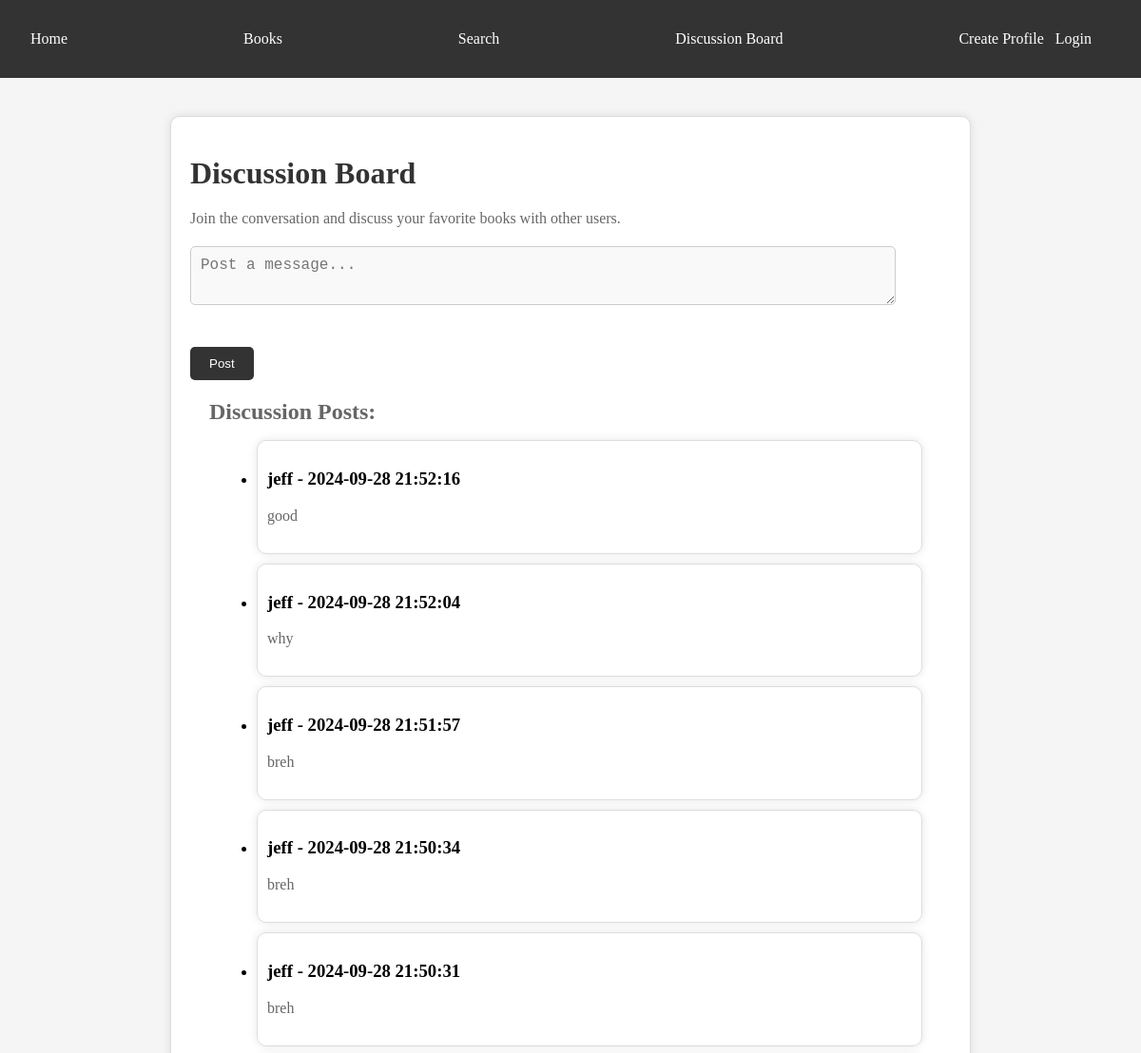
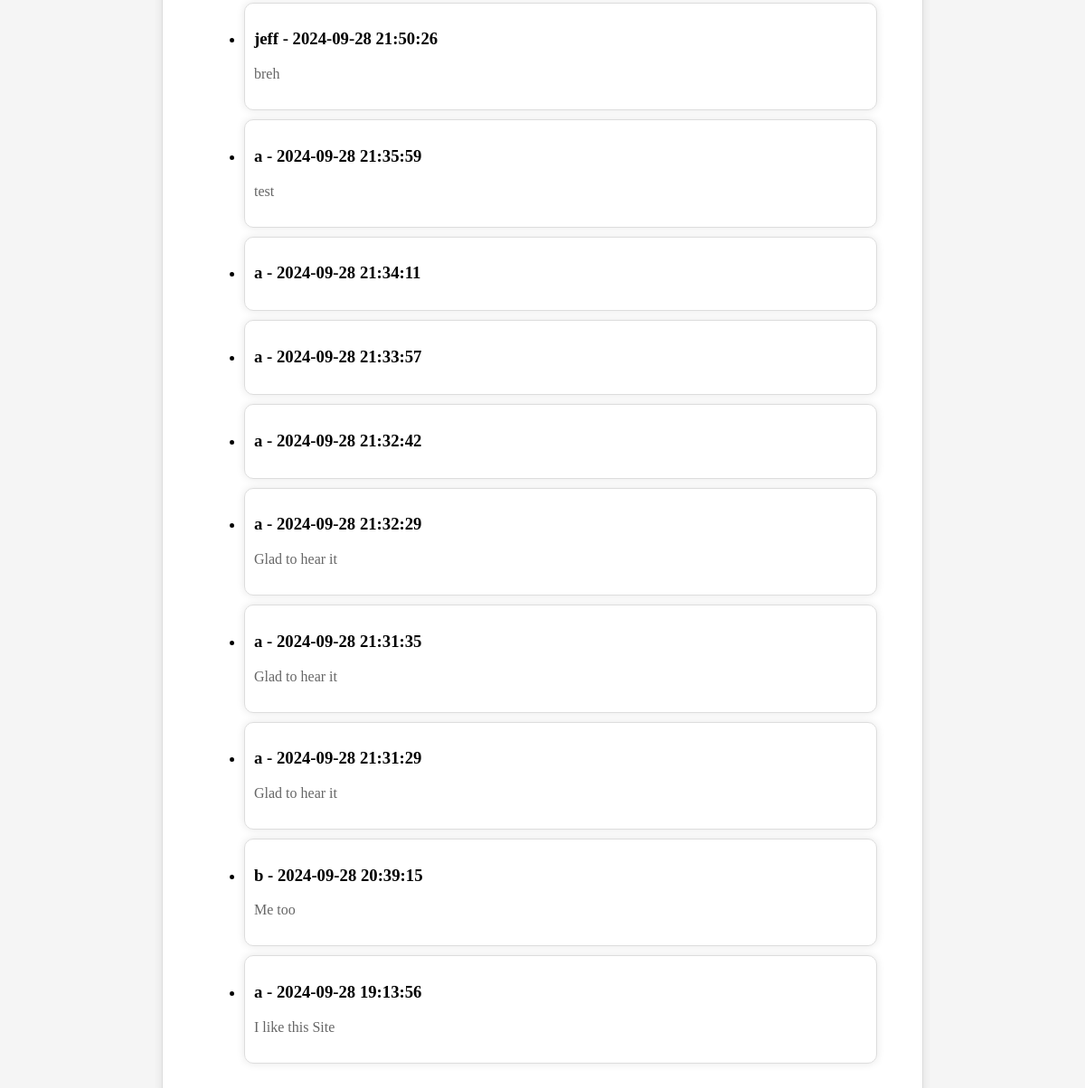
The page /discussion_board on the database as committed earlier (2 pictures, top to bottom).
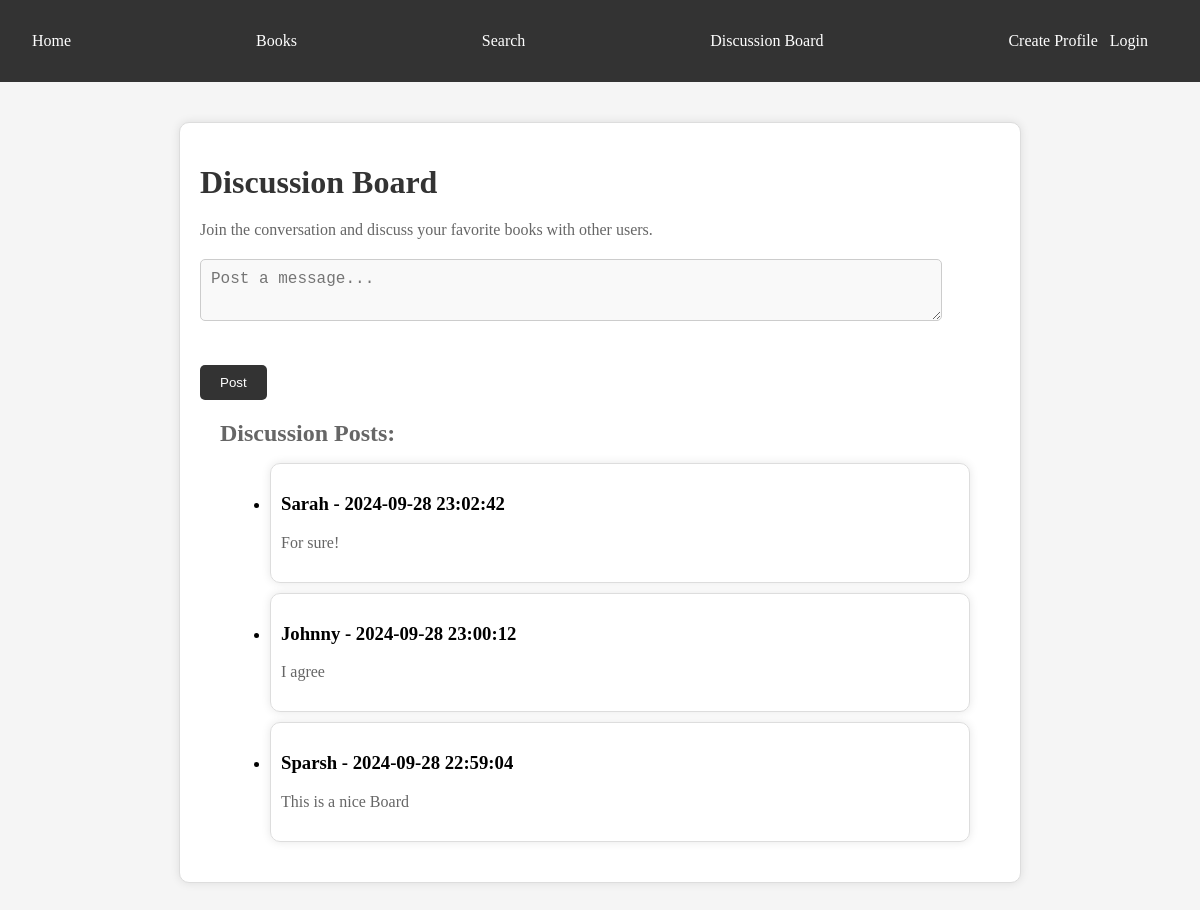
The same page on the database as committed later.
### models.py (models this page shows, shortened)
class DiscussionPost(Base):
    __tablename__ = 'discussion_posts'
    id = Column(Integer, primary_key=True)
    content = Column(String, nullable=False)
    user_id = Column(Integer, ForeignKey('user_profiles.id'))
    user = relationship("UserProfile", backref="discussion_posts")
    created_at = Column(DateTime, default=datetime.utcnow)

class UserProfile(Base, UserMixin):
    __tablename__ = 'user_profiles'
    id = Column(Integer, primary_key=True)
    username = Column(String(50), nullable=False)
    email = Column(String(100), nullable=False)
    password = Column(String(100), nullable=False)
    book_collection = Column(String(100), nullable=True)
    preferences = Column(String(100), nullable=True)

### routes.py (the view, shortened to what this page needs)
@routes.route('/discussion_board', methods=['GET', 'POST'])
def discussion_board():
    discussion_posts = db.session.query(DiscussionPost).order_by(DiscussionPost.created_at.desc()).all()
    error = None
    return render_template('discussion_board.html', discussion_posts=discussion_posts, error=error)

### templates/discussion_board.html (shortened to what this page needs)
<!DOCTYPE html>
<html lang="en">
<head>
    <link rel="stylesheet" href="static/styles.css">
</head>
<body>
    <header>
        <nav>
            <ul>
                <li><a href="{{ url_for('routes.index') }}">Home</a></li>
                <li><a href="{{ url_for('routes.books') }}">Books</a></li>
                <li><a href="{{ url_for('routes.search') }}">Search</a></li>
                <li><a href="{{ url_for('routes.discussion_board') }}">Discussion Board</a></li>
                <li class="nav-right">
                    {% if not current_user.is_authenticated %}
                        <a href="{{ url_for('routes.create_profile') }}">Create Profile</a>&nbsp;&nbsp;
                        <a href="{{ url_for('routes.main') }}">Login</a>
                    {% else %}
                        <a href="{{ url_for('routes.logout') }}">Logout</a>
                    {% endif %}
                </li>
            </ul>
        </nav>
    </header>
    <div class="container">
        <h1>Discussion Board</h1>
        <p>Join the conversation and discuss your favorite books with other users.</p>
        <form method="POST" action="" onsubmit="return validateForm()">
            <div class="form-group">
                <textarea class="form-control" name="content" placeholder="Post a message..."></textarea>
            </div>
            <button class="btn">Post</button>
        </form>
        <div class="search-results">
            <h2>Discussion Posts:</h2>
            <ul>
            {% for post in discussion_posts %}
                <li class="search-result">
                    <h3>{{ post.user.username }} - {{ post.created_at.strftime('%Y-%m-%d %H:%M:%S') }}</h3>
                    <p>{{ post.content }}</p>
                </li>
            {% endfor %}
            </ul>
        </div>
    </div>
</body>
</html>

Rows that differ between the two databases and show on the page:
removed DiscussionPost: user.username "jeff", created_at "2024-09-28 21:52:16", content "good"
removed DiscussionPost: user.username "jeff", created_at "2024-09-28 21:52:04", content "why"
removed DiscussionPost: user.username "jeff", created_at "2024-09-28 21:51:57", content "breh"
removed DiscussionPost: user.username "jeff", created_at "2024-09-28 21:50:34", content "breh"
removed DiscussionPost: user.username "jeff", created_at "2024-09-28 21:50:31", content "breh"
removed DiscussionPost: user.username "jeff", created_at "2024-09-28 21:50:26", content "breh"
removed DiscussionPost: user.username "a", created_at "2024-09-28 21:35:59", content "test"
removed DiscussionPost: user.username "a", created_at "2024-09-28 21:34:11"
removed DiscussionPost: user.username "a", created_at "2024-09-28 21:33:57"
removed DiscussionPost: user.username "a", created_at "2024-09-28 21:32:42"
removed DiscussionPost: user.username "a", created_at "2024-09-28 21:32:29", content "Glad to hear it"
removed DiscussionPost: user.username "a", created_at "2024-09-28 21:31:35", content "Glad to hear it"
removed DiscussionPost: user.username "a", created_at "2024-09-28 21:31:29", content "Glad to hear it"
removed DiscussionPost: user.username "b", created_at "2024-09-28 20:39:15", content "Me too"
removed DiscussionPost: user.username "a", created_at "2024-09-28 19:13:56", content "I like this Site"
added DiscussionPost: user.username "Sarah", created_at "2024-09-28 23:02:42", content "For sure!"
added DiscussionPost: user.username "Johnny", created_at "2024-09-28 23:00:12", content "I agree"
added DiscussionPost: user.username "Sparsh", created_at "2024-09-28 22:59:04", content "This is a nice Board"
